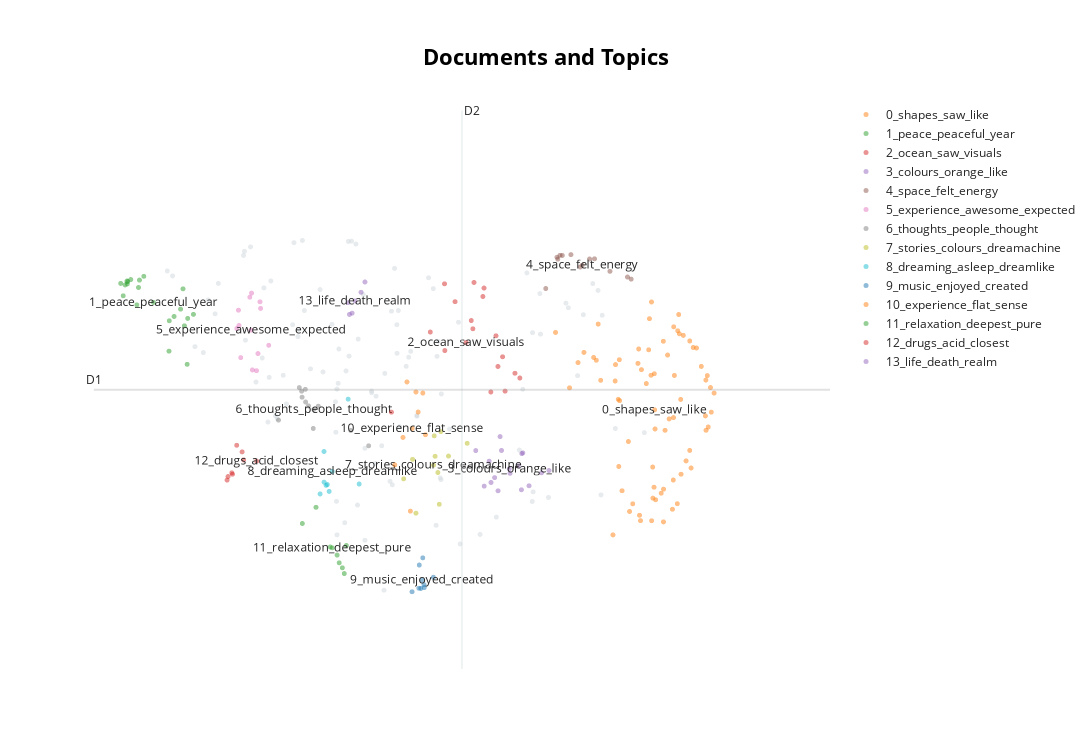

The cell this chart's notebook holds for it:
### Code cell
model.visualize_documents(reports_filtered.values) #Visualize the documents in each topic
